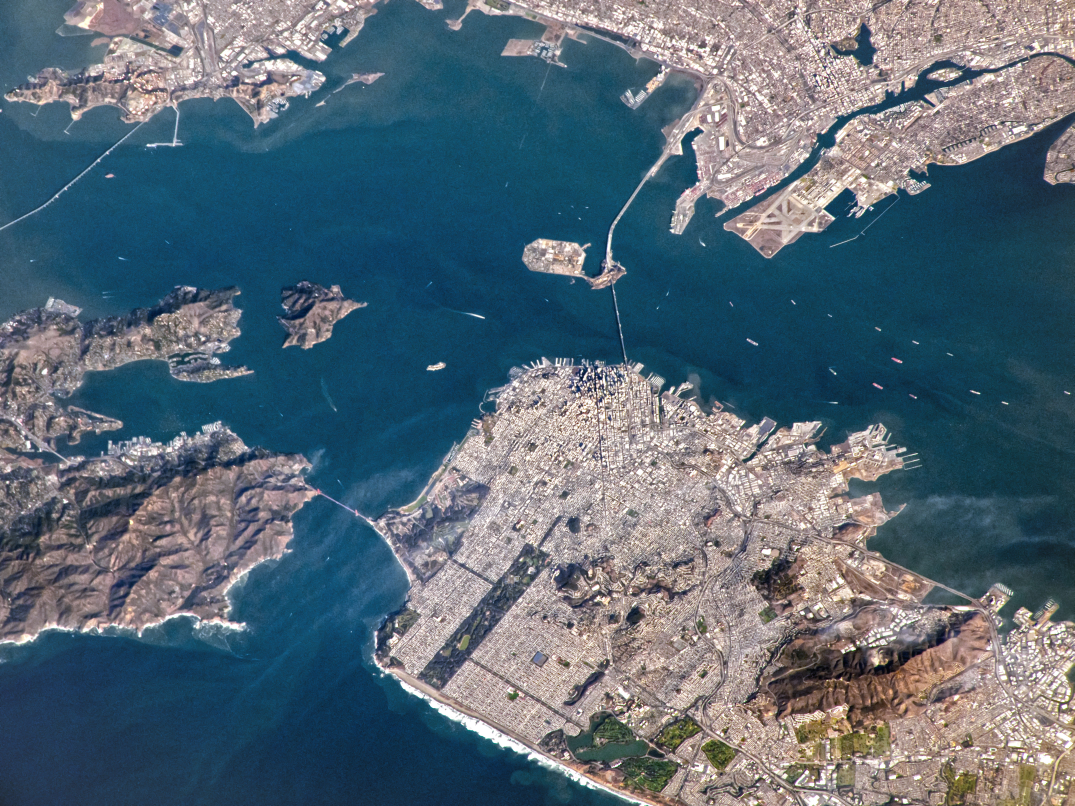
#> input picture images/san_francisco_bay.jpg, 4299 x 3224 px (shown at 1/4 size)
$ jupyter execute Exercise_Image_Manipulation__starter.ipynb   (shell and % lines are left out)
#> lines starting #> are read from the running program, lines starting #| are printed output that depends on the picture
# Exercise: Image Manipulation in OpenCV

---

Prof. Dr.-Ing. Antje Muntzinger, Hochschule für Technik Stuttgart

antje.muntzinger@hft-stuttgart.de

---

In this notebook, we practice some basic image manipulation techniques in OpenCV. These are the foundation of later computer vision applications. Your tasks are the following:

- Examine the image shape
- Split the three color channels
- Flip the image horizontally and vertically
- Draw on the image
- Resize the image

[cell 1]
# imports
import cv2
import numpy as np
import matplotlib.pyplot as plt

## 1. Data Acquision

**TODO:** Make sure the image below is loaded and displayed correctly. You don't have to change the code, but make sure your image is correctly named and placed in a subfolder called `images` of the working directory.

[cell 2]
# load image
input_img = cv2.imread ('../images/san_francisco_bay.jpg')
#> input_img is the input picture: shape (3224, 4299, 3); mean B, G, R 118.2, 105.4, 88.1

# convert image to RGB and grayscale (matplotlib uses RGB, OpenCV uses BGR)
img_RGB = cv2.cvtColor(input_img, cv2.COLOR_BGR2RGB)
img_gray = cv2.cvtColor(input_img, cv2.COLOR_BGR2GRAY)
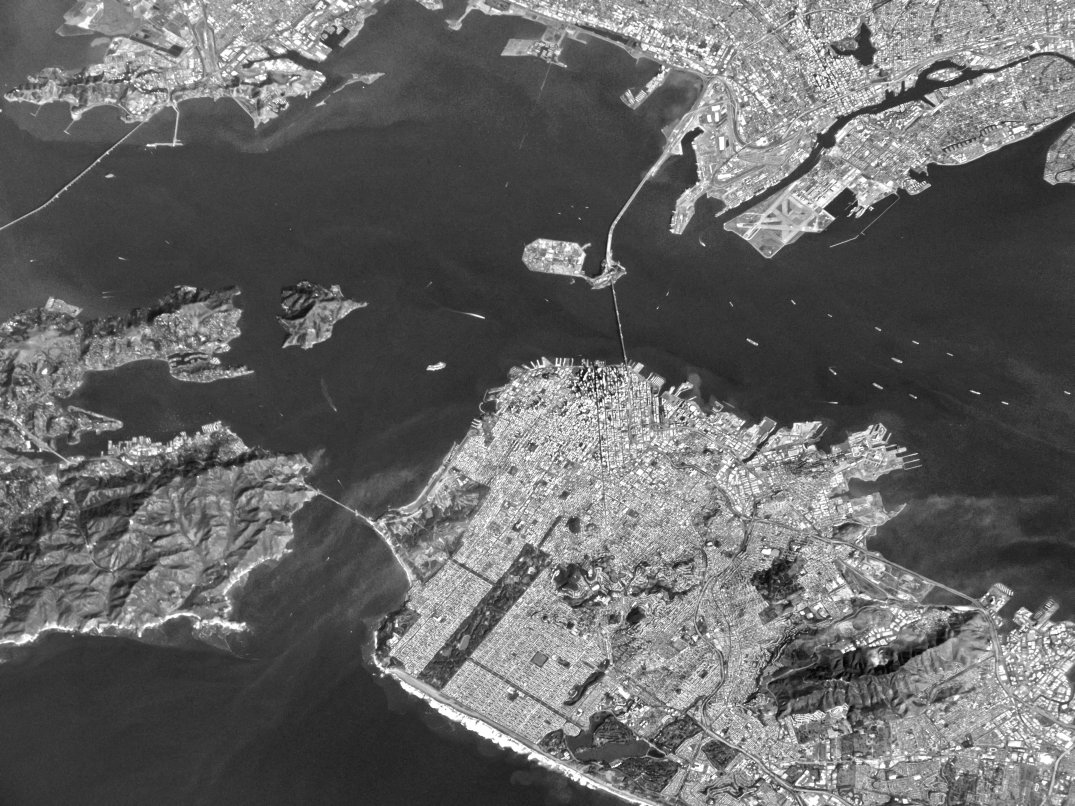
#> img_gray: shape (3224, 4299) (shown at 1/4 size); min 1, max 255, mean 101.7

[cell 3]
# display image
plt.imshow(img_gray, cmap='gray')
plt.title(' San Francisco Bay')

## 2. Image Manipulation and Preprocessing

**TODO**: Find out the size of the image using the `shape` attribute of the image array and print it. Note that images in OpenCV are basically numpy arrays. How do you interpret the output?

[cell 4]
# YOUR CODE GOES HERE

print("img_RGB:", img_RGB.shape[0], "Pixel in der Höhe")
#| img_RGB: 3224 Pixel in der Höhe
print("img_RGB:", img_RGB.shape[1], "Pixel in der Breite")
#| img_RGB: 4299 Pixel in der Breite
print("img_RGB:", img_RGB.shape[2], "Farbkanäle")
#| img_RGB: 3 Farbkanäle
print("img_gray:", img_gray.shape[0], "Pixel in der Höhe")
#| img_gray: 3224 Pixel in der Höhe
print("img_gray:", img_gray.shape[1], "Pixel in der Breite")
#| img_gray: 4299 Pixel in der Breite

**TODO**: Split the image in the three color channels and plot them separately in matplotlib. You can use OpenCV's split function (see for example here: https://www.geeksforgeeks.org/splitting-and-merging-channels-with-python-opencv/). Can you see from the images which color channel is which?

**HINT:** Use `cmap = 'gray'` in `imshow` to display the channels correctly as grayscale images. In case you want to plot several images without `plt.subplots`, use `plt.show()` after each `plt.imshow` command (otherwise only the last image is displayed).

[cell 5]
# YOUR CODE GOES HERE

img_R, img_G, img_B = cv2.split(img_RGB)
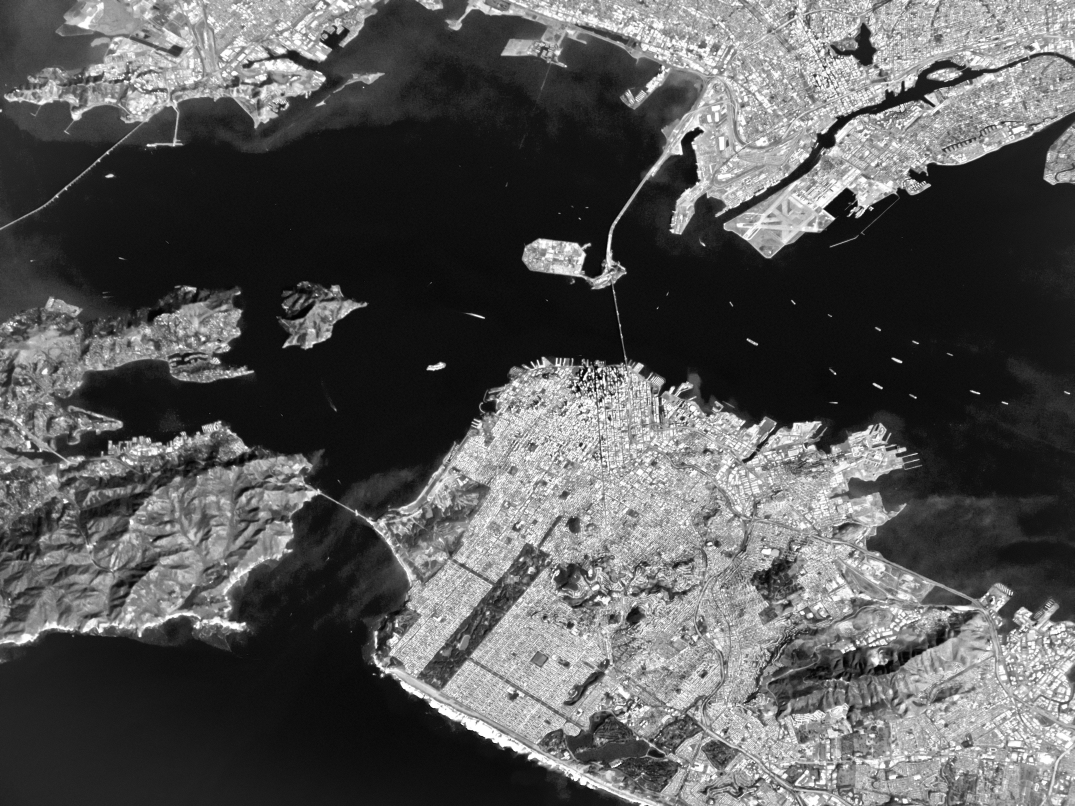
#> img_R: shape (3224, 4299) (shown at 1/4 size); min 0, max 255, mean 88.1
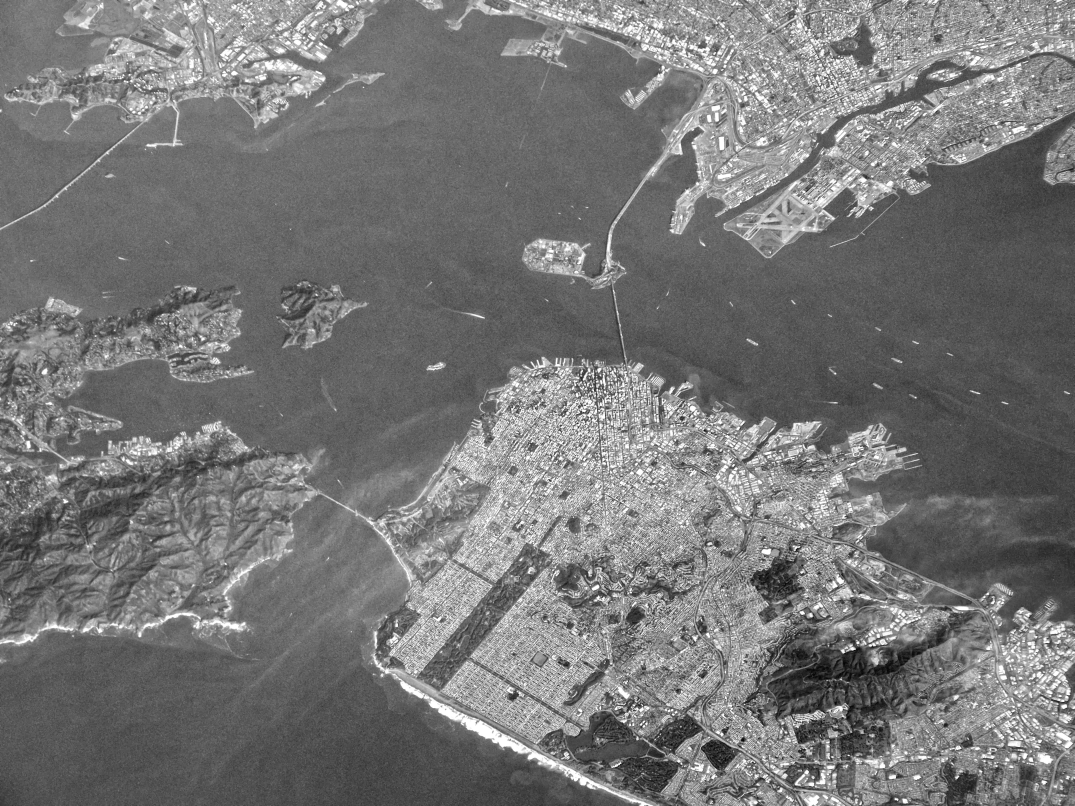
#> img_B: shape (3224, 4299) (shown at 1/4 size); min 0, max 255, mean 118.2
fig, (ax1, ax2, ax3) = plt.subplots(1,3)
ax1.imshow(img_R, cmap='gray')
ax1.set_title("Roter Kanal")
ax1.axis("off")
ax2.imshow(img_G, cmap='gray')
ax2.set_title("Grüner Kanal")
ax2.axis("off")
ax3.imshow(img_B, cmap='gray')
ax3.set_title("Blauer Kanal")
ax3.axis("off")
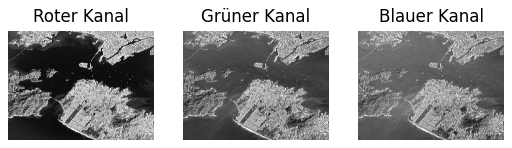
#> figure drawn by matplotlib, 3 panels

[cell 6]
# we can make a cutout to work with a smaller part of the image (slicing)
cutout_RGB = img_RGB[0:600, 0:1600]
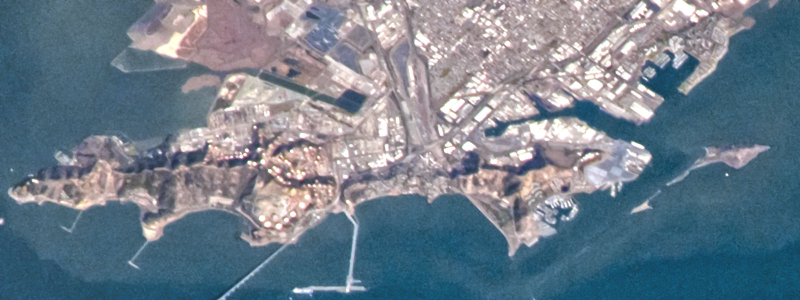
#> cutout_RGB: shape (600, 1600, 3) (shown at 1/2 size); mean R, G, B 111.4, 126.2, 139.4
cutout_gray = cv2.cvtColor(cutout_RGB, cv2.COLOR_RGB2GRAY)
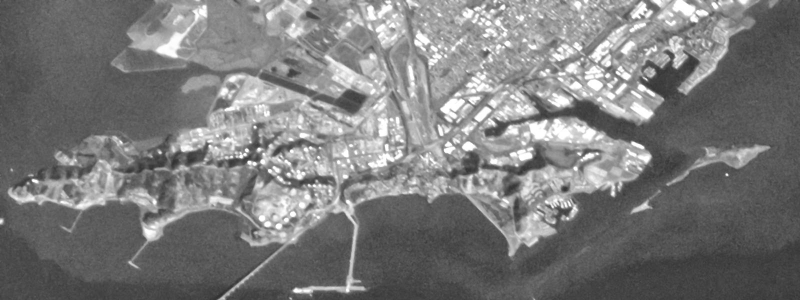
#> cutout_gray: shape (600, 1600) (shown at 1/2 size); min 45, max 255, mean 123.3
plt.imshow(cutout_gray, cmap='gray')

**TODO**: Flip the image horizontally and vertically and plot the results! Check out OpenCV's flip function for this task (see for example here: https://www.geeksforgeeks.org/python-opencv-cv2-flip-method/).

[cell 7]
# YOUR CODE GOES HERE

flipped_cutout_gray = cv2.flip(cutout_gray, -1) # 0: vertically, 1: horizontally, -1: both
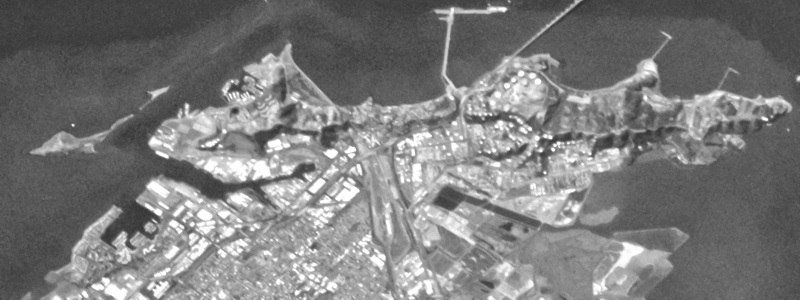
#> flipped_cutout_gray: shape (600, 1600) (shown at 1/2 size); min 45, max 255, mean 123.3
plt.imshow(flipped_cutout_gray, cmap='gray')

**TODO**: Draw a red rectangle around the biggest island (Angel Island) in the original image. Check the OpenCV documentation for a suitable function to use! Note that drawing on the image changes the original image, so make a copy first.

**HINT:** You can use several lines as seen in the demo, but maybe there is a simpler function?

[cell 8]
# YOUR CODE GOES HERE

# make a copy since "rectangle" modifies the image
img_rectangle = img_RGB.copy()

cv2.rectangle(img_rectangle, (1500, 1400), (img_rectangle.shape[1]-10 , img_rectangle.shape[0]-10), (0,255,0), 20)

plt.imshow(img_rectangle)

**TODO**: Resize the result to 400x400 pixels.

[cell 9]
# YOUR CODE GOES HERE

# resizing with two different interpolation methods
interpolation_area = cv2.resize(img_rectangle,
                               (400, 400),
                               interpolation = cv2.INTER_AREA)
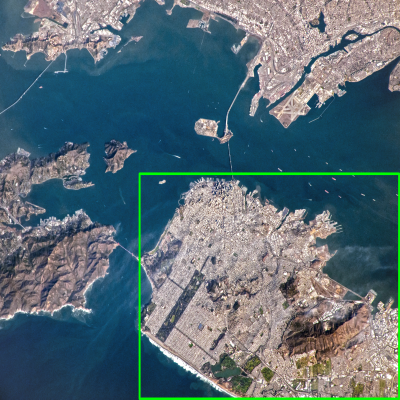
#> interpolation_area: shape (400, 400, 3); mean R, G, B 87.2, 107.7, 116.8

interpolation_nearest = cv2.resize(img_rectangle,
                               (400, 400),
                               interpolation=cv2.INTER_NEAREST)
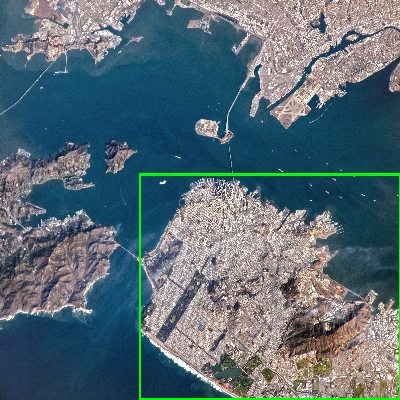
#> interpolation_nearest: shape (400, 400, 3); mean R, G, B 87.5, 107.6, 117.1

# plot results
fig, (ax1, ax2) = plt.subplots(1,2)
ax1.imshow(interpolation_area)
ax2.imshow(interpolation_nearest)

$ run again, with images/curved_lane.jpg copied over images/san_francisco_bay.jpg
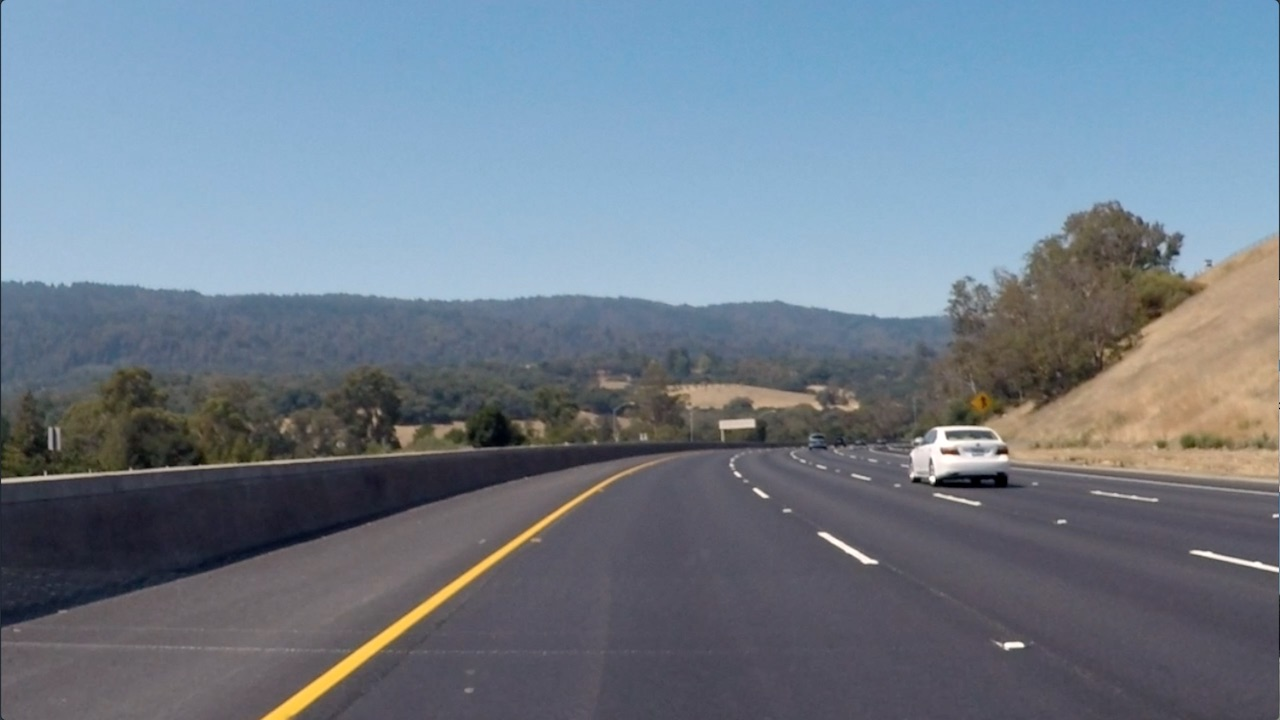
#> input picture images/curved_lane.jpg, 1280 x 720 px
#> input_img is the input picture: shape (720, 1280, 3); mean B, G, R 138.7, 125, 112.1
#| img_RGB: 720 Pixel in der Höhe
#| img_RGB: 1280 Pixel in der Breite
#| img_RGB: 3 Farbkanäle
#| img_gray: 720 Pixel in der Höhe
#| img_gray: 1280 Pixel in der Breite
#> `flipped_cutout_gray = cv2.flip(cutout_gray, -1)`:
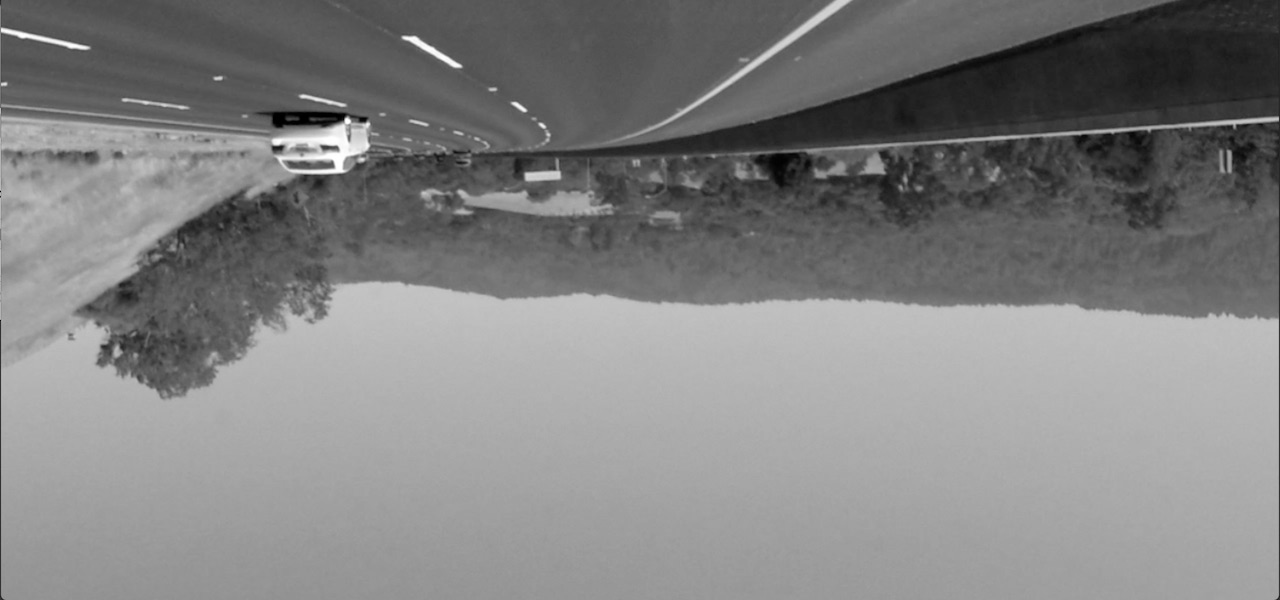
#> flipped_cutout_gray: shape (600, 1280); min 0, max 255, mean 129.6
#> img_rectangle: shape (720, 1280, 3); mean R, G, B 112.1, 125, 138.7
#> `interpolation_area = cv2.resize(img_rectangle, (400, 400), interpolati..`:
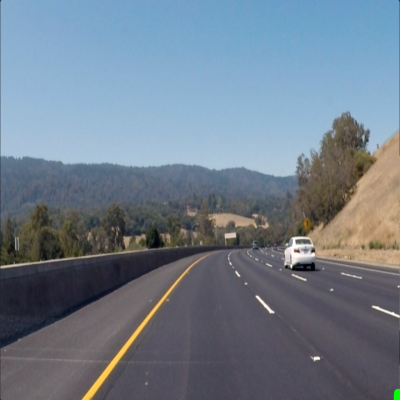
#> interpolation_area: shape (400, 400, 3); mean R, G, B 112.1, 125, 138.7

$ run again, with images/exit-ramp.jpg copied over images/san_francisco_bay.jpg
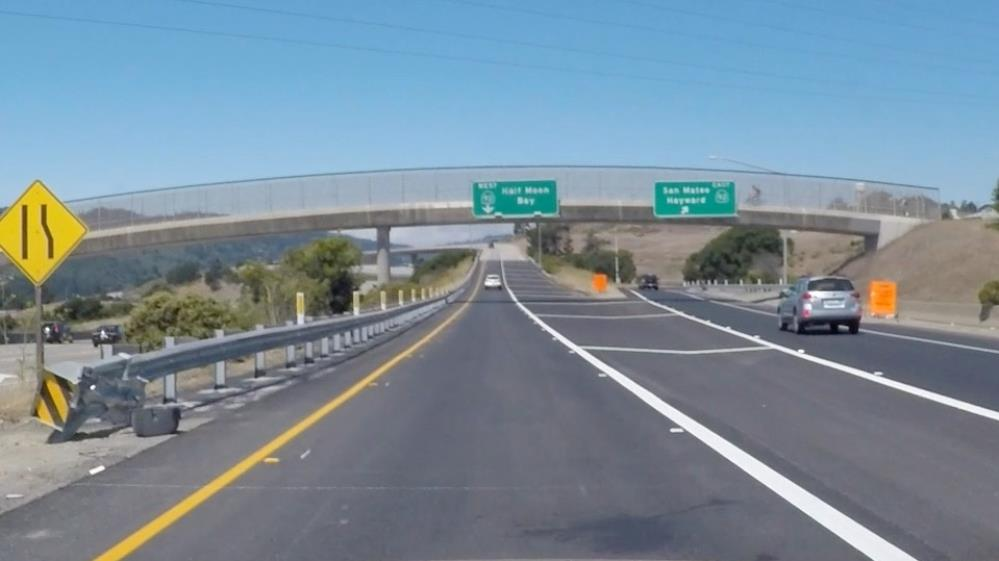
#> input picture images/exit-ramp.jpg, 999 x 561 px
#> input_img is the input picture: shape (561, 999, 3); mean B, G, R 153.3, 140.1, 121.8
#| img_RGB: 561 Pixel in der Höhe
#| img_RGB: 999 Pixel in der Breite
#| img_RGB: 3 Farbkanäle
#| img_gray: 561 Pixel in der Höhe
#| img_gray: 999 Pixel in der Breite
#> `flipped_cutout_gray = cv2.flip(cutout_gray, -1)`:
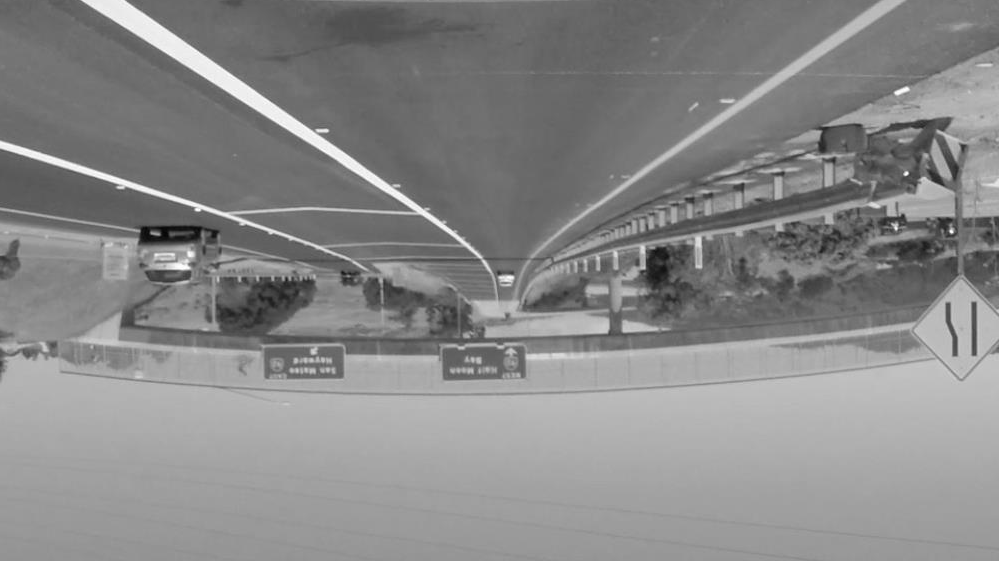
#> flipped_cutout_gray: shape (561, 999); min 5, max 255, mean 136.1
#> img_rectangle: shape (561, 999, 3); mean R, G, B 121.7, 140.2, 153.2
#> `interpolation_nearest = cv2.resize(img_rectangle, (400, 400), interpol..`:
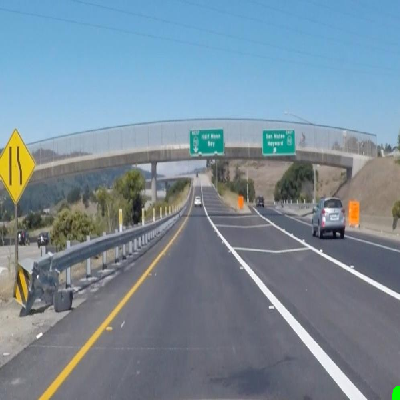
#> interpolation_nearest: shape (400, 400, 3); mean R, G, B 121.8, 140.3, 153.3
